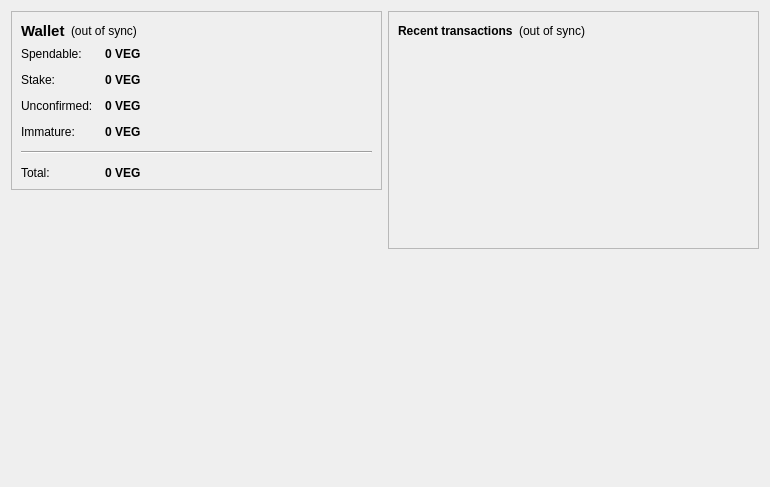
<?xml version="1.0" encoding="UTF-8"?>
<ui version="4.0">
 <class>OverviewPage</class>
 <widget class="QWidget" name="OverviewPage">
  <property name="geometry">
   <rect>
    <x>0</x>
    <y>0</y>
    <width>770</width>
    <height>487</height>
   </rect>
  </property>
  <property name="windowTitle">
   <string>Form</string>
  </property>
  <layout class="QHBoxLayout" name="horizontalLayout" stretch="1,1">
   <item>
    <layout class="QVBoxLayout" name="verticalLayout_2">
     <item>
      <widget class="QFrame" name="frame">
       <property name="frameShape">
        <enum>QFrame::StyledPanel</enum>
       </property>
       <property name="frameShadow">
        <enum>QFrame::Raised</enum>
       </property>
       <layout class="QVBoxLayout" name="verticalLayout_4">
        <item>
         <layout class="QHBoxLayout" name="horizontalLayout_4">
          <item>
           <widget class="QLabel" name="label_5">
            <property name="font">
             <font>
              <pointsize>11</pointsize>
              <weight>75</weight>
              <bold>true</bold>
             </font>
            </property>
            <property name="text">
             <string>Wallet</string>
            </property>
           </widget>
          </item>
          <item>
           <widget class="QLabel" name="labelWalletStatus">
            <property name="toolTip">
             <string>The displayed information may be out of date. Your wallet automatically synchronizes with the vegan network after a connection is established, but this process has not completed yet.</string>
            </property>
            <property name="styleSheet">
             <string notr="true"/>
            </property>
            <property name="text">
             <string notr="true">(out of sync)</string>
            </property>
            <property name="alignment">
             <set>Qt::AlignLeading|Qt::AlignLeft|Qt::AlignVCenter</set>
            </property>
           </widget>
          </item>
          <item>
           <spacer name="horizontalSpacer_2">
            <property name="orientation">
             <enum>Qt::Horizontal</enum>
            </property>
            <property name="sizeHint" stdset="0">
             <size>
              <width>40</width>
              <height>20</height>
             </size>
            </property>
           </spacer>
          </item>
         </layout>
        </item>
        <item>
         <layout class="QFormLayout" name="formLayout_2">
          <property name="fieldGrowthPolicy">
           <enum>QFormLayout::AllNonFixedFieldsGrow</enum>
          </property>
          <property name="horizontalSpacing">
           <number>12</number>
          </property>
          <property name="verticalSpacing">
           <number>12</number>
          </property>
          <item row="0" column="0">
           <widget class="QLabel" name="label">
            <property name="text">
             <string>Spendable:</string>
            </property>
           </widget>
          </item>
          <item row="0" column="1">
           <widget class="QLabel" name="labelBalance">
            <property name="font">
             <font>
              <weight>75</weight>
              <bold>true</bold>
             </font>
            </property>
            <property name="cursor">
             <cursorShape>IBeamCursor</cursorShape>
            </property>
            <property name="toolTip">
             <string>Your current spendable balance</string>
            </property>
            <property name="text">
             <string notr="true">0 VEG</string>
            </property>
            <property name="textInteractionFlags">
             <set>Qt::LinksAccessibleByMouse|Qt::TextSelectableByKeyboard|Qt::TextSelectableByMouse</set>
            </property>
           </widget>
          </item>
          <item row="1" column="0">
           <widget class="QLabel" name="label_6">
            <property name="text">
             <string>Stake:</string>
            </property>
           </widget>
          </item>
          <item row="1" column="1">
           <widget class="QLabel" name="labelStake">
            <property name="font">
             <font>
              <weight>75</weight>
              <bold>true</bold>
             </font>
            </property>
            <property name="cursor">
             <cursorShape>IBeamCursor</cursorShape>
            </property>
            <property name="toolTip">
             <string>Total of coins that was staked, and do not yet count toward the current balance</string>
            </property>
            <property name="text">
             <string notr="true">0 VEG</string>
            </property>
            <property name="textInteractionFlags">
             <set>Qt::LinksAccessibleByMouse|Qt::TextSelectableByKeyboard|Qt::TextSelectableByMouse</set>
            </property>
           </widget>
          </item>
          <item row="2" column="0">
           <widget class="QLabel" name="label_3">
            <property name="text">
             <string>Unconfirmed:</string>
            </property>
           </widget>
          </item>
          <item row="2" column="1">
           <widget class="QLabel" name="labelUnconfirmed">
            <property name="font">
             <font>
              <weight>75</weight>
              <bold>true</bold>
             </font>
            </property>
            <property name="cursor">
             <cursorShape>IBeamCursor</cursorShape>
            </property>
            <property name="toolTip">
             <string>Total of transactions that have yet to be confirmed, and do not yet count toward the current balance</string>
            </property>
            <property name="text">
             <string notr="true">0 VEG</string>
            </property>
            <property name="textInteractionFlags">
             <set>Qt::LinksAccessibleByMouse|Qt::TextSelectableByKeyboard|Qt::TextSelectableByMouse</set>
            </property>
           </widget>
          </item>
          <item row="3" column="0">
           <widget class="QLabel" name="labelImmatureText">
            <property name="text">
             <string>Immature:</string>
            </property>
           </widget>
          </item>
          <item row="3" column="1">
           <widget class="QLabel" name="labelImmature">
            <property name="font">
             <font>
              <weight>75</weight>
              <bold>true</bold>
             </font>
            </property>
            <property name="toolTip">
             <string>Mined balance that has not yet matured</string>
            </property>
            <property name="text">
             <string notr="true">0 VEG</string>
            </property>
            <property name="textInteractionFlags">
             <set>Qt::LinksAccessibleByMouse|Qt::TextSelectableByKeyboard|Qt::TextSelectableByMouse</set>
            </property>
           </widget>
          </item>
          <item row="4" column="0" colspan="2">
           <widget class="Line" name="line">
            <property name="orientation">
             <enum>Qt::Horizontal</enum>
            </property>
           </widget>
          </item>
          <item row="5" column="0">
           <widget class="QLabel" name="labelTotalText">
            <property name="text">
             <string>Total:</string>
            </property>
           </widget>
          </item>
          <item row="5" column="1">
           <widget class="QLabel" name="labelTotal">
            <property name="font">
             <font>
              <weight>75</weight>
              <bold>true</bold>
             </font>
            </property>
            <property name="cursor">
             <cursorShape>IBeamCursor</cursorShape>
            </property>
            <property name="toolTip">
             <string>Your current total balance</string>
            </property>
            <property name="text">
             <string notr="true">0 VEG</string>
            </property>
            <property name="textInteractionFlags">
             <set>Qt::LinksAccessibleByMouse|Qt::TextSelectableByKeyboard|Qt::TextSelectableByMouse</set>
            </property>
           </widget>
          </item>
         </layout>
        </item>
       </layout>
      </widget>
     </item>
     <item>
      <spacer name="verticalSpacer">
       <property name="orientation">
        <enum>Qt::Vertical</enum>
       </property>
       <property name="sizeHint" stdset="0">
        <size>
         <width>20</width>
         <height>40</height>
        </size>
       </property>
      </spacer>
     </item>
     <item>
      <widget class="QLabel" name="label_2">
       <property name="autoFillBackground">
        <bool>true</bool>
       </property>
       <property name="text">
        <string/>
       </property>
       <property name="pixmap">
        <pixmap resource="../bitcoin.qrc">:/icons/mastbg</pixmap>
       </property>
       <property name="scaledContents">
        <bool>false</bool>
       </property>
       <property name="margin">
        <number>0</number>
       </property>
      </widget>
     </item>
    </layout>
   </item>
   <item>
    <layout class="QVBoxLayout" name="verticalLayout_3">
     <item>
      <widget class="QFrame" name="frame_2">
       <property name="frameShape">
        <enum>QFrame::StyledPanel</enum>
       </property>
       <property name="frameShadow">
        <enum>QFrame::Raised</enum>
       </property>
       <layout class="QVBoxLayout" name="verticalLayout">
        <item>
         <layout class="QHBoxLayout" name="horizontalLayout_2">
          <item>
           <widget class="QLabel" name="label_4">
            <property name="text">
             <string>&lt;b&gt;Recent transactions&lt;/b&gt;</string>
            </property>
           </widget>
          </item>
          <item>
           <widget class="QLabel" name="labelTransactionsStatus">
            <property name="toolTip">
             <string>The displayed information may be out of date. Your wallet automatically synchronizes with the vegan network after a connection is established, but this process has not completed yet.</string>
            </property>
            <property name="styleSheet">
             <string notr="true"/>
            </property>
            <property name="text">
             <string notr="true">(out of sync)</string>
            </property>
            <property name="alignment">
             <set>Qt::AlignRight|Qt::AlignTrailing|Qt::AlignVCenter</set>
            </property>
           </widget>
          </item>
          <item>
           <spacer name="horizontalSpacer">
            <property name="orientation">
             <enum>Qt::Horizontal</enum>
            </property>
            <property name="sizeHint" stdset="0">
             <size>
              <width>40</width>
              <height>20</height>
             </size>
            </property>
           </spacer>
          </item>
         </layout>
        </item>
        <item>
         <widget class="QListView" name="listTransactions">
          <property name="styleSheet">
           <string notr="true">QListView { background: transparent; }</string>
          </property>
          <property name="frameShape">
           <enum>QFrame::NoFrame</enum>
          </property>
          <property name="verticalScrollBarPolicy">
           <enum>Qt::ScrollBarAlwaysOff</enum>
          </property>
          <property name="horizontalScrollBarPolicy">
           <enum>Qt::ScrollBarAlwaysOff</enum>
          </property>
          <property name="selectionMode">
           <enum>QAbstractItemView::NoSelection</enum>
          </property>
         </widget>
        </item>
       </layout>
      </widget>
     </item>
     <item>
      <spacer name="verticalSpacer_2">
       <property name="orientation">
        <enum>Qt::Vertical</enum>
       </property>
       <property name="sizeHint" stdset="0">
        <size>
         <width>20</width>
         <height>40</height>
        </size>
       </property>
      </spacer>
     </item>
    </layout>
   </item>
  </layout>
 </widget>
 <resources>
  <include location="../bitcoin.qrc"/>
 </resources>
 <connections/>
</ui>
